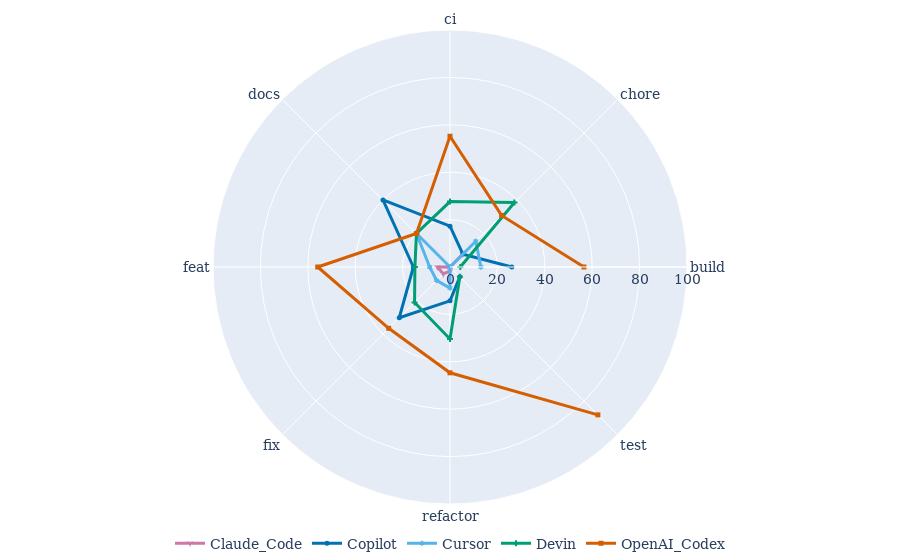

This figure's notebook cell:
### Code cell
fig = go.Figure()

i = 1
for agent in sorted(all_categories_df['agent'].unique()):
    sub = all_categories_df[all_categories_df["agent"] == agent]
    cat_groups = sub.groupby("type")['id'].nunique().reset_index(name="count").sort_values(by="type", ascending=True)
      
    categories = []
    counts = []

    for cat in sorted(all_categories_df['type'].unique()):
        if cat not in cat_groups['type'].values:
            categories.append(cat)
            counts.append(0)
        else:
            cat_count = cat_groups[cat_groups['type'] == cat]['count'].values[0]
            categories.append(cat)
            
            total = all_categories_df[all_categories_df["type"] == cat]['id'].nunique()
            counts.append(cat_count/total * 100)
        

    fig.add_trace(go.Scatterpolar(
        r=counts,
        theta=categories,
        fill='none',
        line=dict(
                color=COLOR_MAP[agent],
                width=3
            ),
        marker=dict(
            size=5,
            symbol=MARKER_MAP[agent],
        ),
        name=agent,
    ))

    i += 1



fig.update_layout(
    polar=dict(
        radialaxis=dict(
            visible=True,
            range=[0, 100]
        )
    ),

    legend=dict(
        orientation="h",
        yanchor="top",
        y=-0.05,          # pulls legend closer to plot
        xanchor="center",
        x=0.5
    ),

    margin=dict(
        l=0,
        r=0,
        t=30,
        b=40              # just enough for legend
    ),

    showlegend=True
)

fig.show()

### Figure 1 — Plotly figure (JSON) as saved in the notebook; plotly's stock layout.template omitted (floating-point values rounded to 4 significant figures)
{"data": [{"fill": "none", "line": {"color": "#CC79A7", "width": 3}, "marker": {"size": 5, "symbol": "star-triangle-down"}, "name": "Claude_Code", "r": [0, 7.692, 0, 0, 5.365, 4, 1.786, 0], "theta": ["build", "chore", "ci", "docs", "feat", "fix", "refactor", "test"], "type": "scatterpolar"}, {"fill": "none", "line": {"color": "#0072B2", "width": 3}, "marker": {"size": 5, "symbol": "circle"}, "name": "Copilot", "r": [26.09, 7.692, 17.24, 40, 15.45, 30.29, 14.29, 5.882], "theta": ["build", "chore", "ci", "docs", "feat", "fix", "refactor", "test"], "type": "scatterpolar"}, {"fill": "none", "line": {"color": "#56B4E9", "width": 3}, "marker": {"size": 5, "symbol": "hexagram"}, "name": "Cursor", "r": [13.04, 15.38, 0, 20, 8.584, 8, 8.929, 0], "theta": ["build", "chore", "ci", "docs", "feat", "fix", "refactor", "test"], "type": "scatterpolar"}, {"fill": "none", "line": {"color": "#009E73", "width": 3}, "marker": {"size": 5, "symbol": "cross"}, "name": "Devin", "r": [4.348, 38.46, 27.59, 20, 14.81, 21.14, 30.36, 5.882], "theta": ["build", "chore", "ci", "docs", "feat", "fix", "refactor", "test"], "type": "scatterpolar"}, {"fill": "none", "line": {"color": "#D55E00", "width": 3}, "marker": {"size": 5, "symbol": "square"}, "name": "OpenAI_Codex", "r": [56.52, 30.77, 55.17, 20, 55.79, 36.57, 44.64, 88.24], "theta": ["build", "chore", "ci", "docs", "feat", "fix", "refactor", "test"], "type": "scatterpolar"}], "layout": {"legend": {"orientation": "h", "x": 0.5, "xanchor": "center", "y": -0.05, "yanchor": "top"}, "margin": {"b": 40, "l": 0, "r": 0, "t": 30}, "polar": {"radialaxis": {"range": [0, 100], "visible": true}}, "showlegend": true}}
